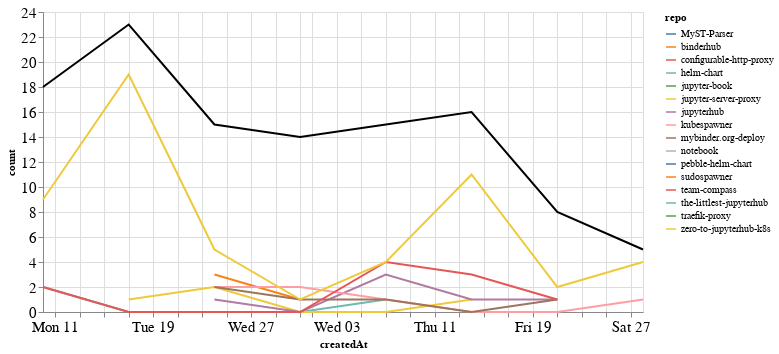

The cell this chart's notebook holds for it:
### Markdown cell above
## Comments

### Code cell
comments_time = comments.groupby('repo').resample('W', on='createdAt').count()['author'].reset_index()
comments_time = comments_time.rename(columns={'author': 'count'})
comments_time_total = comments_time.groupby('createdAt').agg({"count": "sum"}).reset_index()
ch1 = alt.Chart(comments_time, width=600).mark_line().encode(
    x='createdAt',
    y='count',
    color='repo',
    tooltip="repo"
)

ch2 = alt.Chart(comments_time_total, width=600).mark_line(color="black").encode(
    x='createdAt',
    y='count',
)

ch1 + ch2

### Figure 1 — Vega-Lite specification as saved in the notebook (floating-point values rounded to 4 significant figures)
{"config": {"axisLeft": {"labelFontSize": 15}, "axisBottom": {"labelFontSize": 15}}, "layer": [{"data": {"name": "data-d051ff47ecd7d3aff712118ecdaefdf0"}, "mark": "line", "encoding": {"color": {"type": "nominal", "field": "repo"}, "tooltip": {"type": "nominal", "field": "repo"}, "x": {"type": "temporal", "field": "createdAt"}, "y": {"type": "quantitative", "field": "count"}}, "width": 600}, {"data": {"name": "data-0fcea64108484bb9008c142d07d7cf20"}, "mark": {"type": "line", "color": "black"}, "encoding": {"x": {"type": "temporal", "field": "createdAt"}, "y": {"type": "quantitative", "field": "count"}}, "width": 600}], "$schema": "https://vega.github.io/schema/vega-lite/v4.8.1.json", "datasets": {"data-d051ff47ecd7d3aff712118ecdaefdf0": [{"repo": "MyST-Parser", "createdAt": "2020-05-10T00:00:00", "count": 3}, {"repo": "binderhub", "createdAt": "2020-05-24T00:00:00", "count": 3}, {"repo": "binderhub", "createdAt": "2020-05-31T00:00:00", "count": 1}, {"repo": "configurable-http-proxy", "createdAt": "2020-05-31T00:00:00", "count": 9}, {"repo": "helm-chart", "createdAt": "2020-05-10T00:00:00", "count": 2}, {"repo": "helm-chart", "createdAt": "2020-05-17T00:00:00", "count": 0}, {"repo": "helm-chart", "createdAt": "2020-05-24T00:00:00", "count": 0}, {"repo": "helm-chart", "createdAt": "2020-05-31T00:00:00", "count": 0}, {"repo": "helm-chart", "createdAt": "2020-06-07T00:00:00", "count": 1}, {"repo": "jupyter-book", "createdAt": "2020-05-10T00:00:00", "count": 1}, {"repo": "jupyter-server-proxy", "createdAt": "2020-05-17T00:00:00", "count": 1}, {"repo": "jupyter-server-proxy", "createdAt": "2020-05-24T00:00:00", "count": 2}, {"repo": "jupyter-server-proxy", "createdAt": "2020-05-31T00:00:00", "count": 0}, {"repo": "jupyter-server-proxy", "createdAt": "2020-06-07T00:00:00", "count": 0}, {"repo": "jupyter-server-proxy", "createdAt": "2020-06-14T00:00:00", "count": 1}, {"repo": "jupyterhub", "createdAt": "2020-05-24T00:00:00", "count": 1}, {"repo": "jupyterhub", "createdAt": "2020-05-31T00:00:00", "count": 0}, {"repo": "jupyterhub", "createdAt": "2020-06-07T00:00:00", "count": 3}, {"repo": "jupyterhub", "createdAt": "2020-06-14T00:00:00", "count": 1}, {"repo": "jupyterhub", "createdAt": "2020-06-21T00:00:00", "count": 1}, {"repo": "kubespawner", "createdAt": "2020-05-24T00:00:00", "count": 2}, {"repo": "kubespawner", "createdAt": "2020-05-31T00:00:00", "count": 2}, {"repo": "kubespawner", "createdAt": "2020-06-07T00:00:00", "count": 1}, {"repo": "kubespawner", "createdAt": "2020-06-14T00:00:00", "count": 0}, {"repo": "kubespawner", "createdAt": "2020-06-21T00:00:00", "count": 0}, {"repo": "kubespawner", "createdAt": "2020-06-28T00:00:00", "count": 1}, {"repo": "mybinder.org-deploy", "createdAt": "2020-05-24T00:00:00", "count": 2}, {"repo": "mybinder.org-deploy", "createdAt": "2020-05-31T00:00:00", "count": 1}, {"repo": "mybinder.org-deploy", "createdAt": "2020-06-07T00:00:00", "count": 1}, {"repo": "mybinder.org-deploy", "createdAt": "2020-06-14T00:00:00", "count": 0}, {"repo": "mybinder.org-deploy", "createdAt": "2020-06-21T00:00:00", "count": 1}, {"repo": "notebook", "createdAt": "2020-05-17T00:00:00", "count": 1}, {"repo": "pebble-helm-chart", "createdAt": "2020-06-07T00:00:00", "count": 1}, {"repo": "sudospawner", "createdAt": "2020-06-21T00:00:00", "count": 3}, {"repo": "team-compass", "createdAt": "2020-05-10T00:00:00", "count": 2}, {"repo": "team-compass", "createdAt": "2020-05-17T00:00:00", "count": 0}, {"repo": "team-compass", "createdAt": "2020-05-24T00:00:00", "count": 0}, {"repo": "team-compass", "createdAt": "2020-05-31T00:00:00", "count": 0}, {"repo": "team-compass", "createdAt": "2020-06-07T00:00:00", "count": 4}, {"repo": "team-compass", "createdAt": "2020-06-14T00:00:00", "count": 3}, {"repo": "team-compass", "createdAt": "2020-06-21T00:00:00", "count": 1}, {"repo": "the-littlest-jupyterhub", "createdAt": "2020-05-10T00:00:00", "count": 1}, {"repo": "traefik-proxy", "createdAt": "2020-05-17T00:00:00", "count": 2}, {"repo": "zero-to-jupyterhub-k8s", "createdAt": "2020-05-10T00:00:00", "count": 9}, {"repo": "zero-to-jupyterhub-k8s", "createdAt": "2020-05-17T00:00:00", "count": 19}, {"repo": "zero-to-jupyterhub-k8s", "createdAt": "2020-05-24T00:00:00", "count": 5}, {"repo": "zero-to-jupyterhub-k8s", "createdAt": "2020-05-31T00:00:00", "count": 1}, {"repo": "zero-to-jupyterhub-k8s", "createdAt": "2020-06-07T00:00:00", "count": 4}, {"repo": "zero-to-jupyterhub-k8s", "createdAt": "2020-06-14T00:00:00", "count": 11}, {"repo": "zero-to-jupyterhub-k8s", "createdAt": "2020-06-21T00:00:00", "count": 2}, {"repo": "zero-to-jupyterhub-k8s", "createdAt": "2020-06-28T00:00:00", "count": 4}], "data-0fcea64108484bb9008c142d07d7cf20": [{"createdAt": "2020-05-10T00:00:00", "count": 18}, {"createdAt": "2020-05-17T00:00:00", "count": 23}, {"createdAt": "2020-05-24T00:00:00", "count": 15}, {"createdAt": "2020-05-31T00:00:00", "count": 14}, {"createdAt": "2020-06-07T00:00:00", "count": 15}, {"createdAt": "2020-06-14T00:00:00", "count": 16}, {"createdAt": "2020-06-21T00:00:00", "count": 8}, {"createdAt": "2020-06-28T00:00:00", "count": 5}]}}
